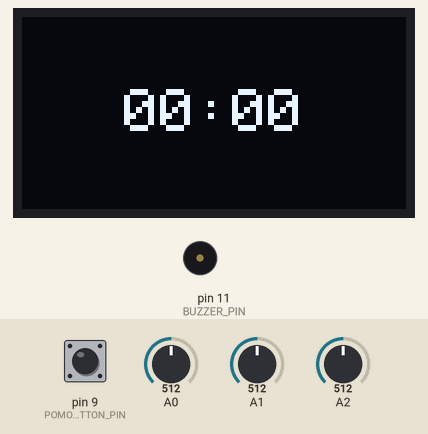
Recording of a sketch running on a simulated Arduino Uno, built with avr-gcc and run on an emulated ATmega328P. Parts: 64×128 one-colour display, buzzer (waves = sounding). The inputs (shaded band) are chosen by the test bench; at power-on: pin 9 (POMODORO_BUTTON_PIN) HIGH, A0 = 512, A1 = 512, A2 = 512. The display library's start-up logo is not drawn; what the sketch prints to the serial monitor is not drawn.

Above: at 7.2 s.
7.3 s: pin 9 (POMODORO_BUTTON_PIN) pulled LOW for 0.15 s
At 8.79 s:
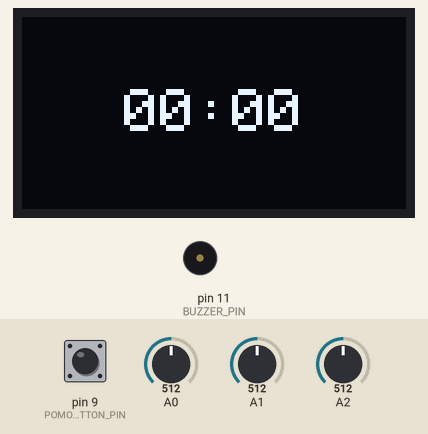
10.4 s: A0 set to 240
At 11.1 s:
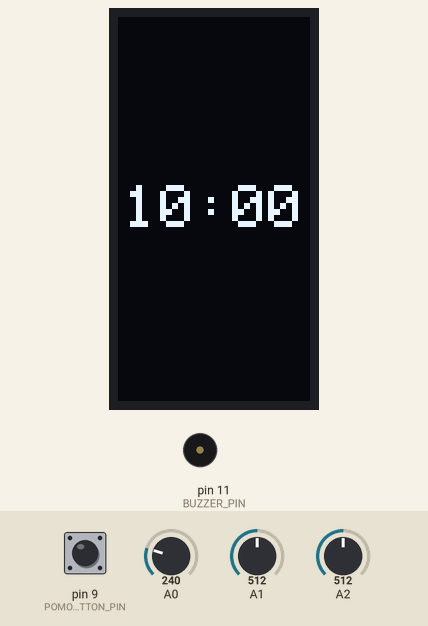
11.9 s: pin 9 (POMODORO_BUTTON_PIN) pulled LOW for 1 s
At 14.7 s:
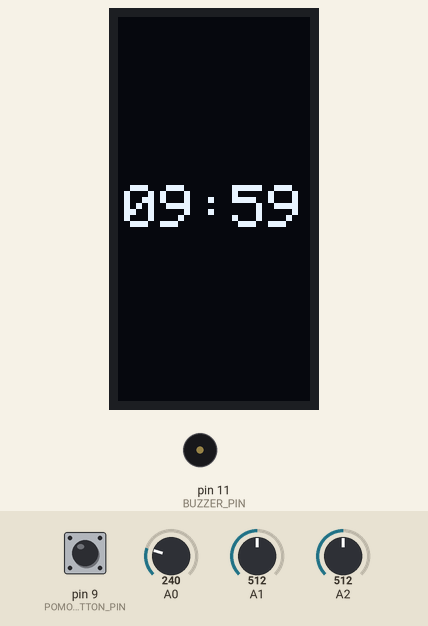
15.9 s: pin 9 (POMODORO_BUTTON_PIN) pulsed LOW 2 times (0.12 s each, 0.3 s apart)
At 17.6 s:
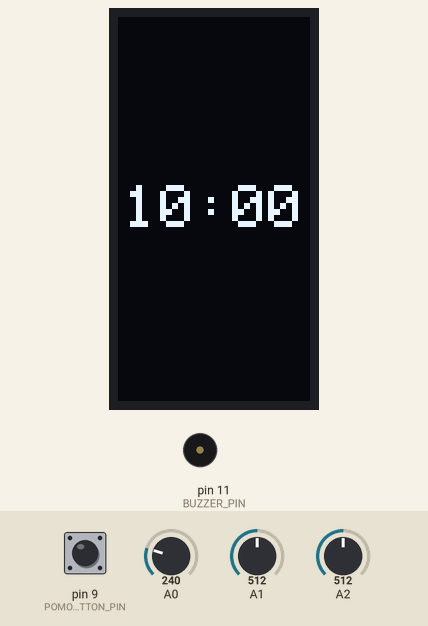
Timing chart, 0 to 19.0 s (numbered marks = the images above; inputs shaded):
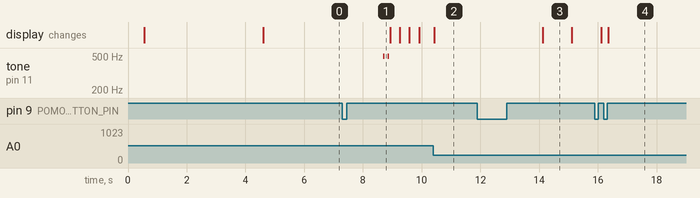

The sketch:

pomodoro_timer_final.ino
```cpp
// (licence header left out)
#include <SPI.h>
#include <Wire.h>
#include <Adafruit_GFX.h>
#include <Adafruit_SSD1306.h>

#define SCREEN_WIDTH 128 // OLED display width, in pixels
#define SCREEN_HEIGHT 64 // OLED display height, in pixels

#define OLED_RESET     -1 // Reset pin # (or -1 if sharing Arduino reset pin)
#define SCREEN_ADDRESS 0x3C ///< See datasheet for Address
Adafruit_SSD1306 display(SCREEN_WIDTH, SCREEN_HEIGHT, &Wire, OLED_RESET);

#define CUBE_DISPLAY_TEXT_SIZE 2

#define CUBE_25_MIN_ORIENT  0 // cube is sitting with bottom LDR covered, showing 25:00
#define CUBE_25_MIN_ROTATION 0
#define CUBE_25_MIN_DEFAULT_TEXT "25:00"

#define CUBE_5_MIN_ORIENT   1 // cube is sitting with right LDR covered, showing 05:00
#define CUBE_5_MIN_ROTATION 3
#define CUBE_5_MIN_DEFAULT_TEXT "05:00"

#define CUBE_10_MIN_ORIENT  2 // cube is sitting with left LDR covered, showing 10:00
#define CUBE_10_MIN_ROTATION 1
#define CUBE_10_MIN_DEFAULT_TEXT "10:00"

#define CUBE_INVALID_ORIENT -1 // invalid orientation, show 00:00
#define CUBE_INVALID_ROTATION 0
#define CUBE_INVALID_DEFAULT_TEXT "00:00"

#define POMODORO_BUTTON_PIN 9
#define NO_PRESS 0
#define SINGLE_PRESS 1
#define DOUBLE_PRESS 2
#define CONFIDENCE_THRESHOLD 3 // Average was 2.82; 3 ignores most noise
#define WAIT_FOR_SECOND_PRESS_WINDOW 350 // ms to wait for a second press

/* Buzzer definitions */
#define BUZZER_PIN 11
#define NOTE_B4  494

// Static variables to track the timer state and orientation
static int32_t timerStartValue = 0;
static int32_t remainingSeconds = 0;
static int8_t lastOrientation = CUBE_INVALID_ORIENT;
static uint16_t lastDisplayedSeconds = 0xFFFF; // Initialize with a value the timer will never hit

// Global Variables
int consecutivePressCount = 0;
int buttonPressCount = 0;
unsigned long lastPressTime = 0;
bool singlePressPending = false;
bool buttonPressed = false;

/* Buzzer variables */
int frequency = NOTE_B4;

/* Tomato bitmap*/
const unsigned char tomato_bmp [] PROGMEM = {
	0xff, 0xff, 0xff, 0xf8, 0x1f, 0xff, 0xff, 0xff, 0xff, 0xff, 0xff, 0xf7, 0xe7, 0xff, 0xff, 0xff,
	0xff, 0xff, 0xff, 0xe7, 0xe7, 0xff, 0xff, 0xff, 0xff, 0xff, 0xff, 0xe0, 0x07, 0xff, 0xff, 0xff,
	0xff, 0xff, 0xe1, 0xef, 0xf7, 0xff, 0xff, 0xff, 0xff, 0xff, 0xe0, 0x37, 0xf4, 0x0f, 0xff, 0xff,
	0xff, 0xff, 0x87, 0x87, 0xe0, 0xe7, 0xff, 0xff, 0xff, 0xf8, 0x07, 0xf7, 0xf7, 0xe0, 0x7f, 0xff,
	0xff, 0xf3, 0xfb, 0xff, 0xff, 0xe0, 0x0f, 0xff, 0xff, 0xcf, 0xf9, 0xff, 0xff, 0xdf, 0xe3, 0xff,
	0xff, 0x9f, 0xfc, 0xff, 0xc7, 0x9f, 0xf9, 0xff, 0xff, 0x3f, 0xfe, 0x7f, 0xcf, 0x3f, 0xfc, 0x7f,
	0xfe, 0x7f, 0x3f, 0x3f, 0x9c, 0xff, 0xff, 0x3f, 0xfc, 0xfc, 0x3f, 0x3f, 0xfc, 0xff, 0xff, 0xbf,
	0xfd, 0xf8, 0x7f, 0x7f, 0x3e, 0xff, 0xff, 0xdf, 0xfb, 0xe4, 0xfe, 0x7e, 0x1e, 0x7f, 0xff, 0xcf,
	0xf3, 0xc9, 0xfe, 0xf8, 0xcf, 0x7f, 0xff, 0xe7, 0xf7, 0x93, 0xfe, 0xc3, 0xe3, 0x3f, 0xff, 0xf7,
	0xe7, 0xb6, 0x3c, 0x0f, 0xf8, 0x3f, 0xff, 0xf3, 0xef, 0x24, 0x3e, 0x7f, 0xff, 0xff, 0xff, 0xfb,
	0xce, 0x6c, 0x7f, 0xff, 0xff, 0xff, 0xff, 0xf9, 0xde, 0xca, 0xff, 0xff, 0xff, 0xff, 0xff, 0xfd,
	0xdc, 0xd0, 0xff, 0xff, 0xff, 0xff, 0xff, 0xfd, 0xbd, 0x95, 0xff, 0xff, 0xff, 0xff, 0xff, 0xfd,
	0xbd, 0xb5, 0xff, 0xff, 0xff, 0xff, 0xff, 0xfc, 0xb9, 0xab, 0xff, 0xff, 0xff, 0xff, 0xff, 0xfe,
	0x3b, 0xab, 0xff, 0xff, 0xff, 0xff, 0xff, 0xfe, 0x7b, 0x2b, 0xff, 0xff, 0xff, 0xff, 0xff, 0xfe,
	0x73, 0x63, 0xff, 0xff, 0xff, 0xff, 0xff, 0xfe, 0x77, 0x77, 0xff, 0xff, 0xff, 0xff, 0xff, 0xfe,
	0x77, 0x7f, 0xff, 0xff, 0xff, 0xff, 0xff, 0xfe, 0x77, 0x7f, 0xff, 0xff, 0xff, 0xff, 0xff, 0xfe,
	0x77, 0x7f, 0xff, 0xff, 0xff, 0xff, 0xff, 0xfe, 0x67, 0x7f, 0xff, 0xff, 0xff, 0xff, 0xff, 0xfe,
	0x67, 0x7f, 0xff, 0xff, 0xff, 0xff, 0xff, 0xfe, 0x67, 0x7f, 0xff, 0xff, 0xff, 0xff, 0xff, 0xfe,
	0x67, 0x7f, 0xff, 0xff, 0xff, 0xff, 0xff, 0xfe, 0x67, 0x7f, 0xff, 0xff, 0xff, 0xff, 0xff, 0xfe,
	0x76, 0x7f, 0xff, 0xff, 0xff, 0xff, 0xff, 0xfe, 0x70, 0xff, 0xff, 0xff, 0xff, 0xff, 0xff, 0xfe,
	0x79, 0xff, 0xff, 0xff, 0xff, 0xff, 0xff, 0xfc, 0x3c, 0xff, 0xff, 0xff, 0xff, 0xff, 0xff, 0xfd,
	0xb8, 0xff, 0xff, 0xff, 0xff, 0xff, 0xff, 0xfd, 0xb8, 0xf8, 0xff, 0xff, 0xff, 0xfe, 0xff, 0xfd,
	0xbd, 0xf8, 0x7f, 0xff, 0xff, 0xfc, 0x7f, 0xf9, 0x9e, 0x70, 0x7f, 0xff, 0xff, 0xfa, 0x3f, 0xfb,
	0xde, 0x70, 0x7f, 0xff, 0xe7, 0xf8, 0x3f, 0xf3, 0xcf, 0xf0, 0x7f, 0xf7, 0xe7, 0xf8, 0x3f, 0xf7,
	0xef, 0xf0, 0x7f, 0xf3, 0x87, 0xf8, 0x3f, 0xe7, 0xe7, 0xf0, 0x7f, 0xe0, 0x07, 0xf8, 0x3f, 0xef,
	0xf7, 0xf8, 0x7f, 0xe7, 0xff, 0xf8, 0x3f, 0xcf, 0xf3, 0xfc, 0xff, 0xff, 0xff, 0xfc, 0x7f, 0xdf,
	0xf9, 0xff, 0xff, 0xff, 0xff, 0xff, 0xff, 0xbf, 0xfd, 0xff, 0xff, 0xff, 0xff, 0xff, 0xff, 0x3f,
	0xfe, 0xff, 0xff, 0xff, 0xff, 0xff, 0xfe, 0x7f, 0xff, 0x7f, 0xff, 0xff, 0xff, 0xff, 0xfc, 0xff,
	0xff, 0xbf, 0xff, 0xff, 0xff, 0xff, 0xf9, 0xff, 0xff, 0xcf, 0xff, 0xff, 0xff, 0xff, 0xf3, 0xff,
	0xff, 0xe7, 0xff, 0xff, 0xff, 0xff, 0xcf, 0xff, 0xff, 0xf1, 0xff, 0xff, 0xff, 0xff, 0x1f, 0xff,
	0xff, 0xfc, 0x7f, 0xff, 0xff, 0xfc, 0x7f, 0xff, 0xff, 0xff, 0x0f, 0xff, 0xff, 0xe1, 0xff, 0xff,
	0xff, 0xff, 0xe0, 0xff, 0xfe, 0x07, 0xff, 0xff, 0xff, 0xff, 0xfc, 0x00, 0x00, 0x7f, 0xff, 0xff
};

static void drawCenteredText(const char *text, uint8_t textSize) {
  display.clearDisplay();
  display.setTextSize(textSize);
  display.setTextColor(SSD1306_WHITE);
  display.setTextWrap(false); // This tells to not put the text on the next line if
  // it is hitting the edge of the display. Instead, it will be clipped.
  //This is important for centering.

  int16_t x1, y1;
  uint16_t w, h;
  // This function calculates the bounding box of the text. It returns the upper-left corner
  // (x1, y1) and the width and height (w, h) of the box that would enclose the text.
  display.getTextBounds(text, 0, 0, &x1, &y1, &w, &h);

  // Note: x1/y1 can be negative depending on font metrics.
  int16_t x = (display.width() - (int16_t)w) / 2 - x1; // centering the text horizontally
  int16_t y = (display.height() - (int16_t)h) / 2 - y1; // centering the text vertically

  display.setCursor(x, y);
  display.print(text);
  display.display();
}

static int8_t getOrientationOfCube() {
  // When the LDR is not covered, with ambient light the resitance of LDR is 8 KOhm, the Vout = 2.67 volts which
  // roughly turns out to be 500+
  // When the LDR is covered, with darkness the resistance of LDR is 28 KOhm, the Vout = 1.3 volts, which roughly
  // turns out to be <200
  int center = analogRead(A2);
  int right = analogRead(A1);
  int left = analogRead(A0);
  int8_t orient = CUBE_INVALID_ORIENT;
  // Serial.print(F("center: "));
  // Serial.println(center);
  // Serial.print(F("right: "));
  // Serial.println(right);
  // Serial.print(F("left: "));
  // Serial.println(left);

  // These values work for my desktop lamp and ambient light. You may need to adjust the thresholds based on your environment.
  if (center < 300 && right > 250 && left > 300) {
    orient = CUBE_25_MIN_ORIENT; // show 25:00
  } else if (center > 500 && right < 300 && left > 500) {
    orient = CUBE_5_MIN_ORIENT; // show 5:00
  } else if (center > 350 && right > 500 && left < 300) {
    orient = CUBE_10_MIN_ORIENT; // show 10:00
  }

  //Serial.println(F("orientation: " + String(orient)));
  return orient;
}

static void setupOrientation(int8_t orientation) {
  // Reset the last displayed seconds so that the display will update immediately with the new orientation's time
  lastDisplayedSeconds = 0xFFFF; // Initialize with a value the timer will never hit

  if (orientation == CUBE_25_MIN_ORIENT) {
    display.setRotation(CUBE_25_MIN_ROTATION);
    drawCenteredText(CUBE_25_MIN_DEFAULT_TEXT, CUBE_DISPLAY_TEXT_SIZE);
    // Set the global vars timerStartValue and lastOrientation
    timerStartValue = 25 * 60; // 25 minutes in seconds, show 25:00
    lastOrientation = CUBE_25_MIN_ORIENT;
  } else if (orientation == CUBE_5_MIN_ORIENT) {
    display.setRotation(CUBE_5_MIN_ROTATION);
    drawCenteredText(CUBE_5_MIN_DEFAULT_TEXT, CUBE_DISPLAY_TEXT_SIZE);
    timerStartValue = 5 * 60; // 5 minutes in seconds, show 5:00
    lastOrientation = CUBE_5_MIN_ORIENT;
  } else if (orientation == CUBE_10_MIN_ORIENT) {
    display.setRotation(CUBE_10_MIN_ROTATION);
    drawCenteredText(CUBE_10_MIN_DEFAULT_TEXT, CUBE_DISPLAY_TEXT_SIZE);
    timerStartValue = 10 * 60; // 10 minutes in seconds, show 10:00
    lastOrientation = CUBE_10_MIN_ORIENT;
  } else {
    display.setRotation(CUBE_INVALID_ROTATION);
    drawCenteredText(CUBE_INVALID_DEFAULT_TEXT, CUBE_DISPLAY_TEXT_SIZE);
    timerStartValue = 0; // invalid orientation, show 0:00
    lastOrientation = CUBE_INVALID_ORIENT;
  }
}

static void buttonResetLogic() {
  consecutivePressCount = 0;
  lastPressTime = 0;
  buttonPressCount = 0;
  singlePressPending = false;
  buttonPressed = false;
}

static uint8_t getButtonPressType() {
  // This function is not used in the current code, but it can be implemented to return:
  // 0 for no press, 1 for single press, and 2 for double press based on the button press logic.
  // Read button (Invert if using INPUT_PULLUP: LOW = Pressed)
  bool currentState = (digitalRead(POMODORO_BUTTON_PIN) == LOW);

  // --- STEP 1: DEBOUNCE LOGIC (The Consecutive Count) ---
  if (currentState) {
    consecutivePressCount++;
  } else {
    consecutivePressCount = 0;
    buttonPressed = false; // Reset so we can detect the next physical press
  }

  // Detect a valid "New" press
  if (consecutivePressCount >= CONFIDENCE_THRESHOLD && !buttonPressed) {
    buttonPressed = true;
    buttonPressCount++;
    lastPressTime = millis();
    Serial.print(F("Button Press Detected. Count: "));
    Serial.print(buttonPressCount);
    Serial.print(F(" at "));
    Serial.print(lastPressTime);
    Serial.println(F("ms"));
    singlePressPending = true;

    // If we hit 2 presses, trigger double-press immediately
    if (buttonPressCount == DOUBLE_PRESS) {
      // Wait until the button is released to avoid multiple triggers from the same double press
      while(digitalRead(POMODORO_BUTTON_PIN) == LOW) {
        delay(10);
      }
      buttonResetLogic(); // reset the logic to be ready for the next press sequence
      return DOUBLE_PRESS; // double press
    }
  }

  // --- STEP 2: TIMING WINDOW LOGIC ---
  if (singlePressPending && (millis() - lastPressTime > WAIT_FOR_SECOND_PRESS_WINDOW)) {
    // If time ran out and we only have 1 press, it's a single press
    Serial.print(F("Click window expired. Press count: "));
    Serial.print(buttonPressCount);
    Serial.print(F(" at "));
    Serial.print(millis());
    Serial.print(F("ms (last press at "));
    Serial.print(lastPressTime);
    Serial.println(F("ms)"));
    if (buttonPressCount == SINGLE_PRESS) {
      buttonResetLogic(); // reset the logic to be ready for the next press sequence
      return SINGLE_PRESS; // single press
    }
  }

  return NO_PRESS;
}

static void displayTime(uint16_t remainingSeconds, bool forceUpdate = false) {
  if (remainingSeconds == lastDisplayedSeconds && !forceUpdate) {
    return; // No need to update the display if the time hasn't changed
  }

  lastDisplayedSeconds = remainingSeconds;

  uint16_t minutes = (uint16_t)(remainingSeconds / 60);
  uint8_t seconds = (uint8_t)(remainingSeconds % 60);

  char buf[6];
  snprintf(buf, sizeof(buf), "%02u:%02u", minutes, seconds);
  drawCenteredText(buf, CUBE_DISPLAY_TEXT_SIZE);
}

/* Make Timer up sound */
static void timerUpSound(void) {
  // First Click
  tone(BUZZER_PIN, frequency);
  delay(60);             // Short duration for a "click"
  noTone(BUZZER_PIN);    // Stop the sound

  // The "Gap" (Crucial to prevent bleeding)
  delay(100);             // Silence period

  // Second Click
  tone(BUZZER_PIN, frequency);
  delay(60);             // Short duration
  noTone(BUZZER_PIN);    // Stop the sound
}

void setup() {
    // buzzer setup
  pinMode(BUZZER_PIN, OUTPUT);
  digitalWrite(BUZZER_PIN, HIGH); // Set buzzer pin to HIGH (off for active LOW)

  Serial.begin(115200);

  pinMode(POMODORO_BUTTON_PIN, INPUT_PULLUP);

  // Wait for display
  delay(500);

  // SSD1306_SWITCHCAPVCC = generate display voltage from 3.3V internally
  // The display initialization function just like we had a sequence for the
  // hitachi lcd 1602.
  if (!display.begin(SSD1306_SWITCHCAPVCC, SCREEN_ADDRESS)) {
    Serial.println(F("SSD1306 allocation failed"));
    for (;;)
      ; // Don't proceed, loop forever
  }

  // Show initial display buffer contents on the screen --
  // the library initializes this with an Adafruit splash screen.
  display.display();
  // todo: show cute tomato image here for a few seconds before showing the timer options?
  delay(2000); // Pause for 2 seconds

  // Clear the buffer
  display.clearDisplay();
  display.drawBitmap(32, 0, tomato_bmp, 64, 64, WHITE);
  delay(2000);

  // Check orientation
  int8_t currentOrientation = getOrientationOfCube();
  setupOrientation(currentOrientation);

  if(currentOrientation == CUBE_INVALID_ORIENT) {
      remainingSeconds = timerStartValue;
    }
    else {
      remainingSeconds = timerStartValue; // reset the remaining seconds to the start value of the new orientation
    }

  delay(1500); // Pause for 1.5 seconds
}

void loop() {
  static uint32_t lastTickMs = 0;
  static bool timerRunning = false; // toggle this value on each button press to start/stop the timer

  // Check orientation: What if the user has flipped the cube?
  // Need a varaible to track the current orientation, and only update the display if the orientation has changed.
  int8_t currentOrientation = getOrientationOfCube();
  if (currentOrientation != lastOrientation) {
    Serial.print(F("orientation: "));
    Serial.print(lastOrientation);
    Serial.print(F(" >> "));
    Serial.println(currentOrientation);
    setupOrientation(currentOrientation);

    if(currentOrientation == CUBE_INVALID_ORIENT) {
      remainingSeconds = timerStartValue; // 0
      timerRunning = false; // stop the timer if the cube is in an invalid orientation
    }
    else {
      remainingSeconds = timerStartValue; // reset the remaining seconds to the start value of the new orientation
      timerRunning = false; // stop the timer when orientation changes, user has to press the button to start it again
    }
  }

  uint8_t buttonPressType = getButtonPressType();
  if (buttonPressType == SINGLE_PRESS) { // single press
    Serial.println(F("Action: SINGLE PRESS"));
    if (timerRunning) {
      timerRunning = false; // stop the timer
    } else {
      Serial.println(F("timerStartValue:"));
      Serial.println(timerStartValue);
      timerRunning = true; // start the timer
      lastTickMs = millis(); // reset the tick timer so we don't lose a second immediately after starting
    }
  } else if (buttonPressType == DOUBLE_PRESS) { // double press
    Serial.println(F("Action: DOUBLE PRESS"));
    remainingSeconds = timerStartValue; // reset the timer to the start value
    timerRunning = false; // stop the timer
    // Update the display immediately to show the reset time
    uint16_t minutes = (uint16_t)(remainingSeconds / 60);
    uint8_t seconds = (uint8_t)(remainingSeconds % 60);
    displayTime(remainingSeconds, true); // force update the display to show the reset time immediately
  }

  if (!timerRunning) {
    return; // skip the rest of the loop, timer won't run
  }

  uint32_t now = millis();
  if (now - lastTickMs >= 1000) {
    lastTickMs = now;
    Serial.println(F("lastTickMs:"));
    Serial.println(lastTickMs);

    if (remainingSeconds > 0) {
      remainingSeconds--;
    }

    Serial.println(F("remainingSeconds:"));
    Serial.println(remainingSeconds);

    uint16_t minutes = (uint16_t)(remainingSeconds / 60); // how many full sets of 60?
    uint8_t seconds = (uint8_t)(remainingSeconds % 60); // how many seconds did not make it to that full set?

    displayTime(remainingSeconds, false); // update the display with the new remaining time

    // once the timer is up, play a sound and reset the timer to the start value but keep it stopped until the user presses the button again to start it
    if (remainingSeconds == 0) {
      timerUpSound();
      // blink the 00:00 a few times to indicate time's up
      for (int i = 0; i < 2; i++) {
        display.clearDisplay();
        display.display();
        delay(300);
        displayTime(remainingSeconds, true); // force update the display to show the time immediately
        delay(300);
      }

      // reset the timer
      remainingSeconds = timerStartValue; // reset to the start value
      displayTime(remainingSeconds, false);
      timerRunning = false; // stop the timer until user starts it again
    }
  }
}
```

Measured:
- after the input at 7.3 s, tone on pin 11 (BUZZER_PIN): alternates 494 Hz for 0.06 s and silent for 0.10 s, 4 changes in all, then stays silent, starting after 1.4 s
- after the input at 10.4 s, the display: changes at once (image 2)
- after the input at 11.9 s, the display: changes after 2.2 s (image 3)
- what the display in image 3 shows lasts 1.0 s, from 14.1 s to 15.1 s
